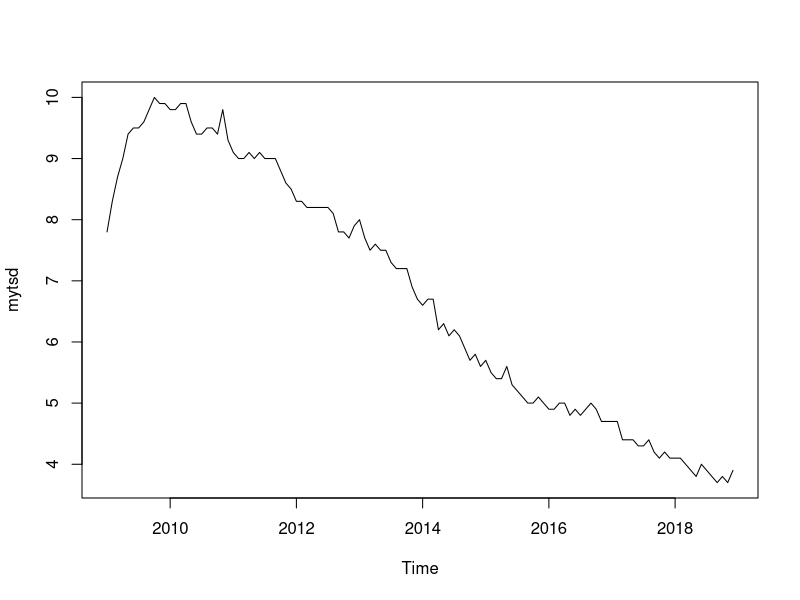
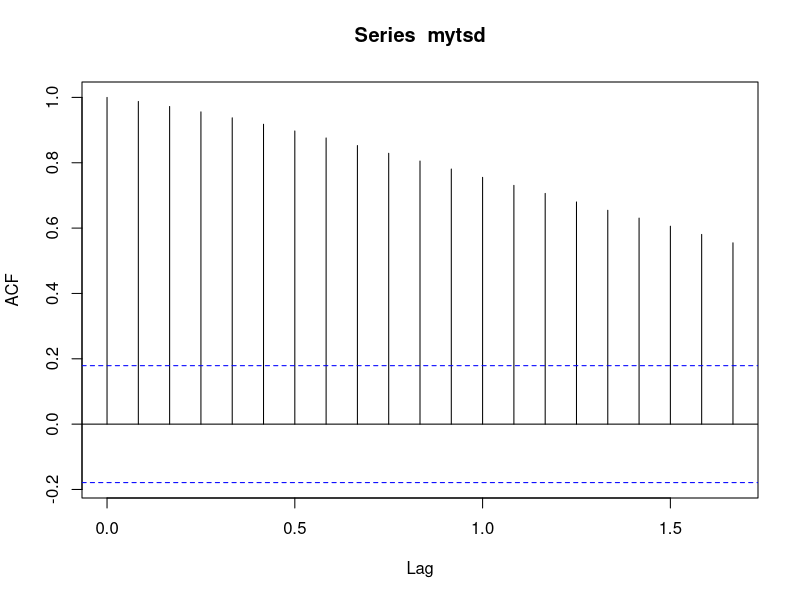
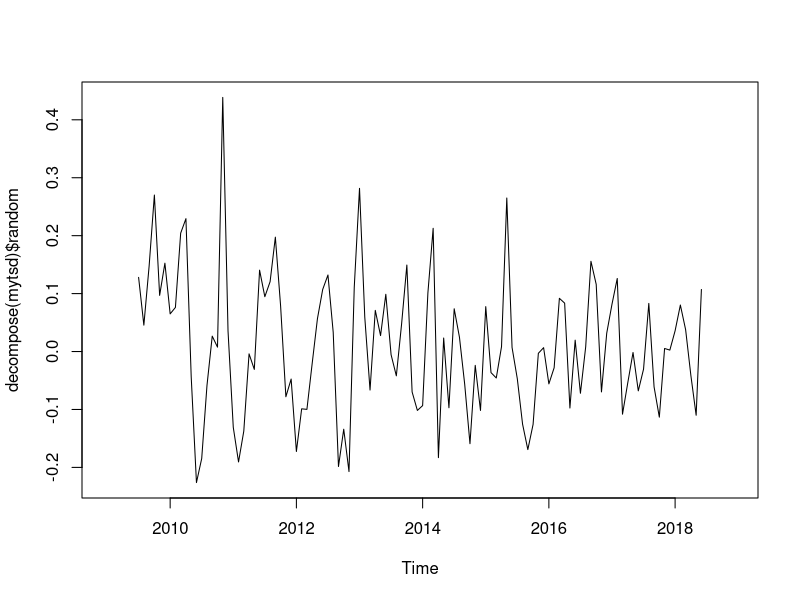
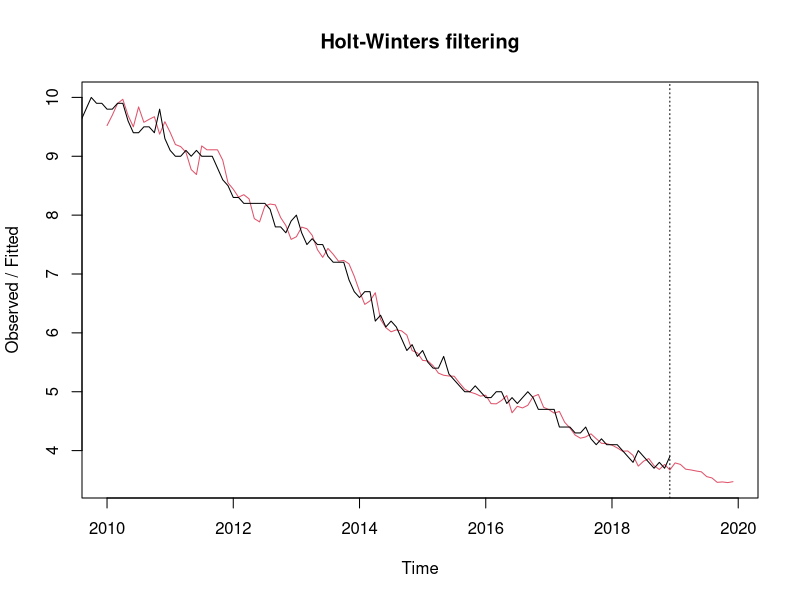

Here is the R script that generated these plots, in order:
library(tseries)
Rate <- c(7.8,8.3,8.7,9.0,9.4,9.5,9.5,9.6,9.8,10.0,9.9,9.9,
          9.8,9.8,9.9,9.9,9.6,9.4,9.4,9.5,9.5,9.4,9.8,9.3,
          9.1,9.0,9.0,9.1,9.0,9.1,9.0,9.0,9.0,8.8,8.6,8.5,
          8.3,8.3,8.2,8.2,8.2,8.2,8.2,8.1,7.8,7.8,7.7,7.9,
          8.0,7.7,7.5,7.6,7.5,7.5,7.3,7.2,7.2,7.2,6.9,6.7,
          6.6,6.7,6.7,6.2,6.3,6.1,6.2,6.1,5.9,5.7,5.8,5.6,
          5.7,5.5,5.4,5.4,5.6,5.3,5.2,5.1,5.0,5.0,5.1,5.0,
          4.9,4.9,5.0,5.0,4.8,4.9,4.8,4.9,5.0,4.9,4.7,4.7,
          4.7,4.7,4.4,4.4,4.4,4.3,4.3,4.4,4.2,4.1,4.2,4.1,
          4.1,4.1,4.0,3.9,3.8,4.0,3.9,3.8,3.7,3.8,3.7,3.9)

mytsd <- ts(Rate, start = c(2009, 1), frequency = 12)
mytsd

plot(mytsd)

acf(mytsd)
kpss.test(mytsd)

plot(decompose(mytsd)$random)

library(forecast)
m <- HoltWinters(mytsd)
p <- predict(m, 12,  prediction.interval = T, level = c(90, 95))
plot(m, p)
